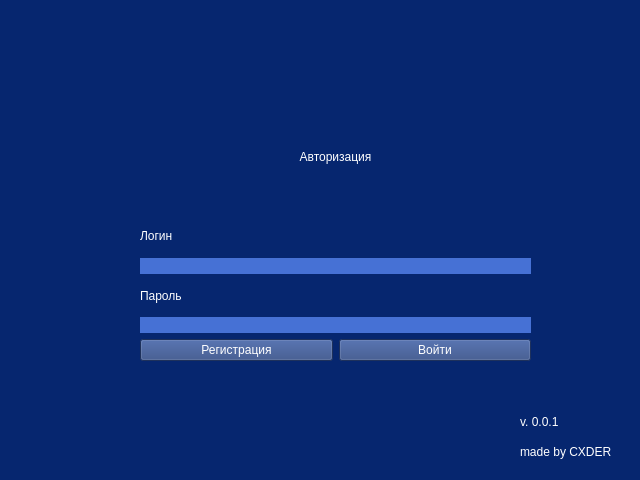
<?xml version="1.0" encoding="UTF-8"?>
<ui version="4.0">
 <class>LoginWindow</class>
 <widget class="QMainWindow" name="LoginWindow">
  <property name="geometry">
   <rect>
    <x>0</x>
    <y>0</y>
    <width>640</width>
    <height>480</height>
   </rect>
  </property>
  <property name="sizePolicy">
   <sizepolicy hsizetype="Fixed" vsizetype="Fixed">
    <horstretch>0</horstretch>
    <verstretch>0</verstretch>
   </sizepolicy>
  </property>
  <property name="windowTitle">
   <string>Авторизация</string>
  </property>
  <property name="styleSheet">
   <string notr="true">background-color: rgb(6, 38, 111);
font: 14pt &quot;DejaVu Serif&quot;;
color: rgb(255, 255, 255);</string>
  </property>
  <widget class="QWidget" name="centralwidget">
   <widget class="QWidget" name="layoutWidget">
    <property name="geometry">
     <rect>
      <x>140</x>
      <y>100</y>
      <width>391</width>
      <height>261</height>
     </rect>
    </property>
    <layout class="QVBoxLayout" name="verticalLayout">
     <item>
      <widget class="QLabel" name="label">
       <property name="styleSheet">
        <string notr="true">text-align: center;
font: 16pt &quot;DejaVu Serif&quot;;</string>
       </property>
       <property name="text">
        <string>Авторизация</string>
       </property>
       <property name="alignment">
        <set>Qt::AlignCenter</set>
       </property>
       <property name="setAlignment" stdset="0">
        <string/>
       </property>
      </widget>
     </item>
     <item>
      <layout class="QVBoxLayout" name="verticalLayout_3">
       <item>
        <widget class="QLabel" name="label_2">
         <property name="text">
          <string>Логин</string>
         </property>
        </widget>
       </item>
       <item>
        <widget class="QLineEdit" name="line_login">
         <property name="styleSheet">
          <string notr="true">border:none;
background-color: rgb(70, 113, 213);</string>
         </property>
         <property name="maxLength">
          <number>20</number>
         </property>
         <property name="placeholderText">
          <string/>
         </property>
        </widget>
       </item>
       <item>
        <widget class="QLabel" name="label_3">
         <property name="text">
          <string>Пароль</string>
         </property>
        </widget>
       </item>
       <item>
        <widget class="QLineEdit" name="line_password">
         <property name="styleSheet">
          <string notr="true">border: none;
background-color: rgb(70, 113, 213);</string>
         </property>
         <property name="maxLength">
          <number>20</number>
         </property>
         <property name="echoMode">
          <enum>QLineEdit::Password</enum>
         </property>
        </widget>
       </item>
      </layout>
     </item>
     <item>
      <layout class="QHBoxLayout" name="horizontalLayout">
       <item>
        <widget class="QPushButton" name="register_btn">
         <property name="styleSheet">
          <string notr="true">QPushButton {
    background-color: rgb(42, 68, 128);
    color: white;
}
QPushButton:hover {
    background-color: rgb(18, 64, 171);
}</string>
         </property>
         <property name="text">
          <string>Регистрация</string>
         </property>
        </widget>
       </item>
       <item>
        <widget class="QPushButton" name="log_in_btn">
         <property name="styleSheet">
          <string notr="true">QPushButton {
    background-color: rgb(42, 68, 128);
    color: white;
}
QPushButton:hover {
    background-color: rgb(18, 64, 171);
}</string>
         </property>
         <property name="text">
          <string>Войти</string>
         </property>
        </widget>
       </item>
      </layout>
     </item>
    </layout>
   </widget>
   <widget class="QWidget" name="verticalWidget_2" native="true">
    <property name="geometry">
     <rect>
      <x>520</x>
      <y>410</y>
      <width>111</width>
      <height>54</height>
     </rect>
    </property>
    <layout class="QVBoxLayout" name="verticalLayout_4">
     <property name="spacing">
      <number>6</number>
     </property>
     <property name="sizeConstraint">
      <enum>QLayout::SetDefaultConstraint</enum>
     </property>
     <item>
      <widget class="QLabel" name="credits">
       <property name="styleSheet">
        <string notr="true">font: italic 10pt &quot;Droid Sans Fallback&quot;;</string>
       </property>
       <property name="text">
        <string>v. 0.0.1</string>
       </property>
      </widget>
     </item>
     <item>
      <widget class="QLabel" name="label_5">
       <property name="styleSheet">
        <string notr="true">font: italic 10pt &quot;Droid Sans Fallback&quot;;
</string>
       </property>
       <property name="text">
        <string>made by CXDER</string>
       </property>
      </widget>
     </item>
    </layout>
   </widget>
  </widget>
 </widget>
 <resources/>
 <connections/>
</ui>
